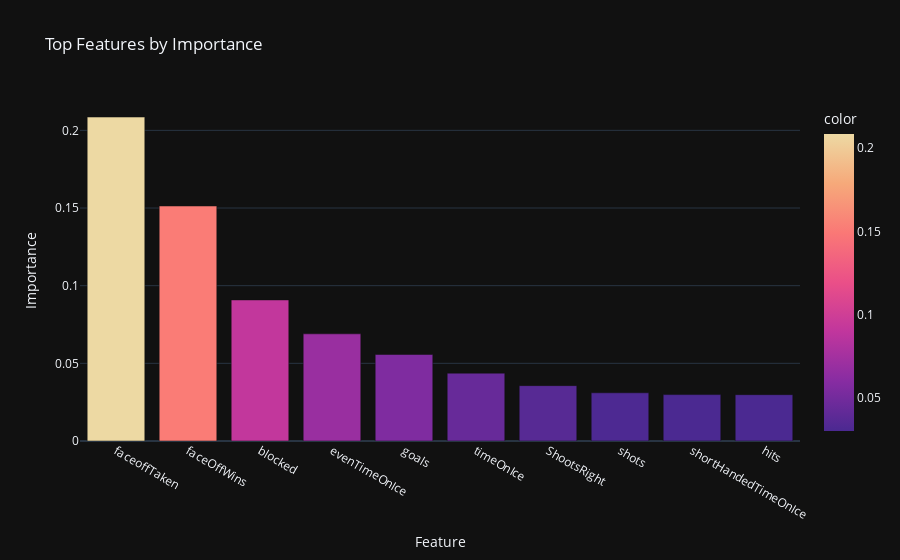

Notebook cell for this chart:
### Markdown cell above
## Feature Importances

### Code cell
# Calculate feature importance for our model
importances = model.feature_importances_
indices = np.argsort(importances)[::-1][:10]

# Plot the feature importances using plotly.express
px.bar(x=X.columns[indices], y=importances[indices], title='Top Features by Importance', color=importances[indices], labels={'x': 'Feature', 'y': 'Importance'}, orientation='v')

### Figure 1 — Plotly figure (JSON) as saved in the notebook; plotly's stock layout.template omitted (floating-point values rounded to 4 significant figures)
{"data": [{"alignmentgroup": "True", "hovertemplate": "Feature=%{x}<br>Importance=%{y}<br>color=%{marker.color}<extra></extra>", "legendgroup": "", "marker": {"color": [0.2086, 0.1513, 0.09082, 0.069, 0.05573, 0.04369, 0.03565, 0.03104, 0.02988, 0.02983], "coloraxis": "coloraxis", "pattern": {"shape": ""}}, "name": "", "offsetgroup": "", "orientation": "v", "showlegend": false, "textposition": "auto", "type": "bar", "x": ["faceoffTaken", "faceOffWins", "blocked", "evenTimeOnIce", "goals", "timeOnIce", "ShootsRight", "shots", "shortHandedTimeOnIce", "hits"], "xaxis": "x", "y": [0.2086, 0.1513, 0.09082, 0.069, 0.05573, 0.04369, 0.03565, 0.03104, 0.02988, 0.02983], "yaxis": "y"}], "layout": {"barmode": "relative", "coloraxis": {"colorbar": {"title": {"text": "color"}}, "colorscale": [[0, "rgb(75, 41, 145)"], [0.1667, "rgb(135, 44, 162)"], [0.3333, "rgb(192, 54, 157)"], [0.5, "rgb(234, 79, 136)"], [0.6667, "rgb(250, 120, 118)"], [0.8333, "rgb(246, 169, 122)"], [1, "rgb(237, 217, 163)"]]}, "legend": {"tracegroupgap": 0}, "title": {"text": "Top Features by Importance"}, "xaxis": {"anchor": "y", "domain": [0, 1], "title": {"text": "Feature"}}, "yaxis": {"anchor": "x", "domain": [0, 1], "title": {"text": "Importance"}}}}
